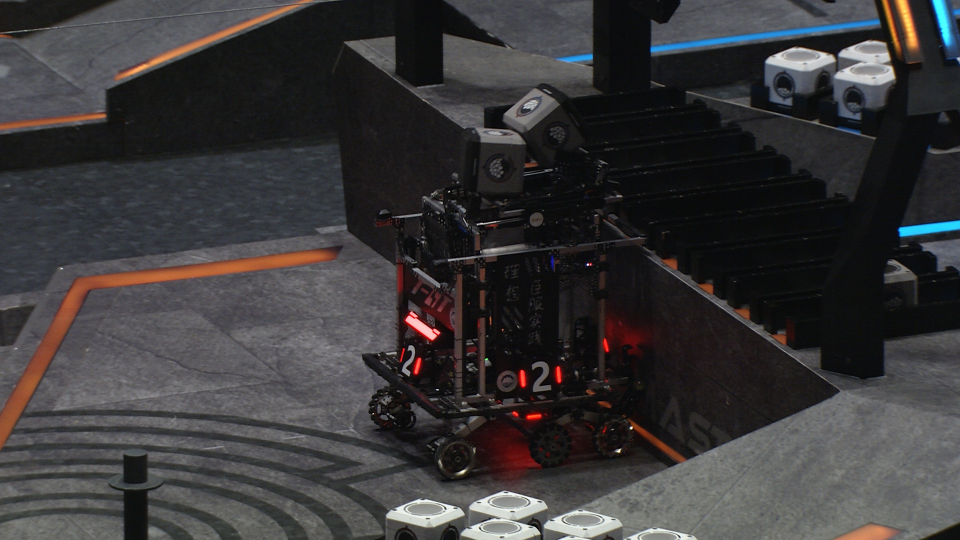
#> input picture RM_CV/images/img3.jpg, 1920 x 1080 px (shown at 1/2 size)
$ python main.py
#> lines starting #> are read from the running program, lines starting #| are printed output that depends on the picture; after the words box and inside, x2 and y2 are one past the last pixel; in counts of white or black regions, pixels touching at a corner belong together
#> further down, frame is the input picture: shape (1080, 1920, 3); mean B, G, R 57.1, 56.1, 58
### RM_CV/armor_detect.py


import cv2
import numpy as np
import argparse

import myFunc as mf
import colorList as cl

import digit_recognize as dr

# 自定义的常量
mask_size = 11
minArea = 30
minHWratio = 1
maxHWratio = 3
RED = 1
BLUE = 2

# 自定义的list
data_list_red = []  # 通过红色筛选后的轮廓
first_data_red = [] # 第一次筛选后的轮廓
second_data1_red = []   # 第二次筛选后的灯柱1
second_data2_red = []   # 第二次筛选后的灯柱2

data_list_blue = [] # 第一次通过蓝色筛选后的轮廓
first_data_blue = []
second_data1_blue = []
second_data2_blue = []

roi = []
paths = []

# TODO: Video 算法

def get_color(frame,color=RED):
#> called with color = 1
    if color == RED:
        print('go in get_red3')
        try:
            hsv = cv2.cvtColor(frame,cv2.COLOR_BGR2HSV)
#> hsv: shape (1080, 1920, 3); mean H, S, V 85.3, 36, 61.8
            gray = cv2.cvtColor(frame,cv2.COLOR_BGR2GRAY)
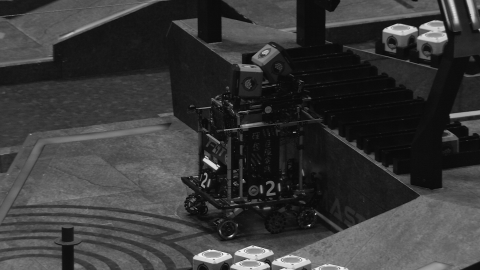
#> gray: shape (1080, 1920) (shown at 1/4 size); min 0, max 255, mean 56.8
            color_dict = cl.getColorList()
            mask = cv2.inRange(hsv,color_dict['red3'][0],color_dict['red3'][1])
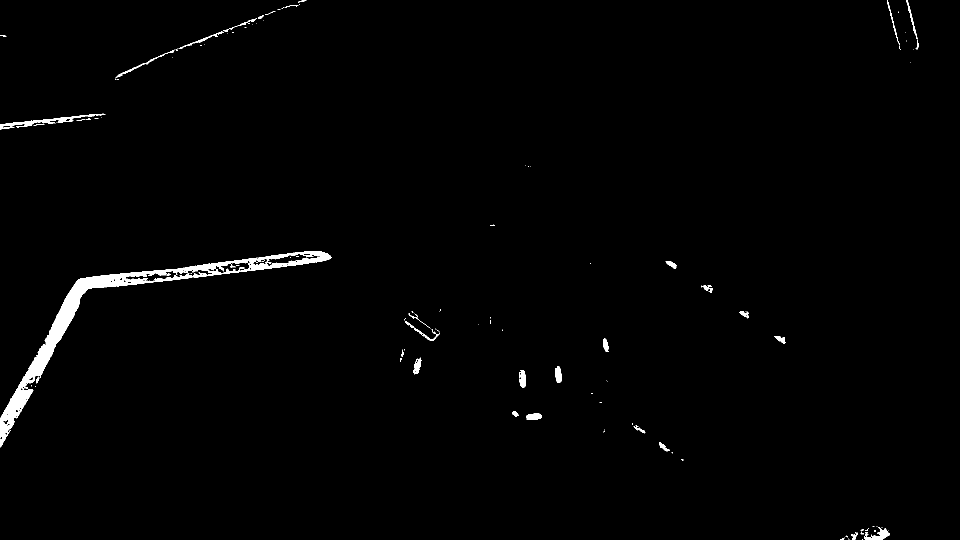
#> mask: shape (1080, 1920) (shown at 1/2 size); 1.2% white; 125 white regions (87 under 20 px), largest, box (x1, y1, x2, y2) and area: (0, 502, 664, 895) 17261, (0, 227, 211, 259) 1251, (1728, 1054, 1780, 1080) 588
            cv2.imwrite('red_mask.jpg',mask)
            blurred = cv2.medianBlur(mask,mask_size)
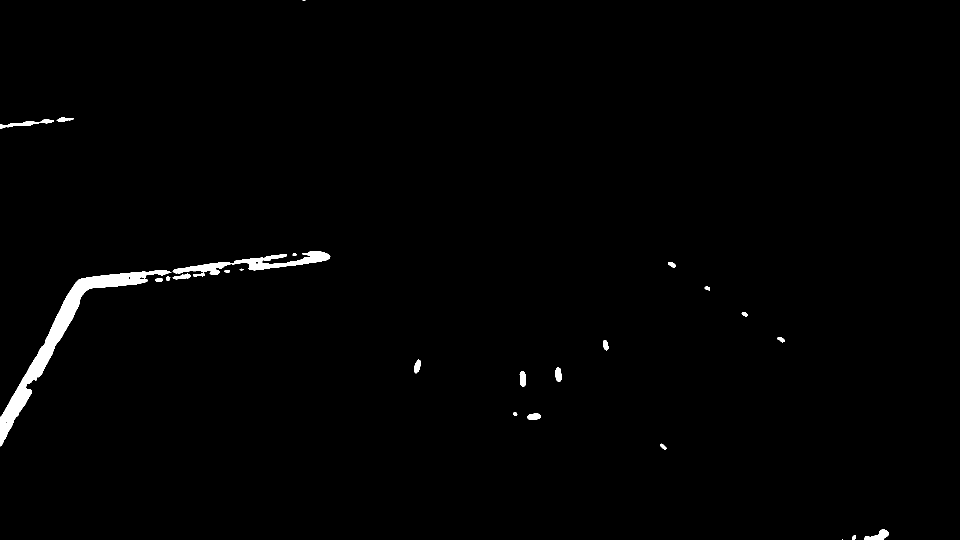
#> blurred: shape (1080, 1920) (shown at 1/2 size); 0.99% white; 25 white regions (2 under 20 px), largest, box (x1, y1, x2, y2) and area: (0, 540, 343, 893) 12452, (345, 502, 661, 554) 4306, (0, 238, 108, 258) 629
            cv2.imwrite('red_blurred.jpg',blurred)
            binary = cv2.threshold(blurred, 127, 255, cv2.THRESH_BINARY)[1]
            binary = cv2.dilate(binary,None,iterations=2)
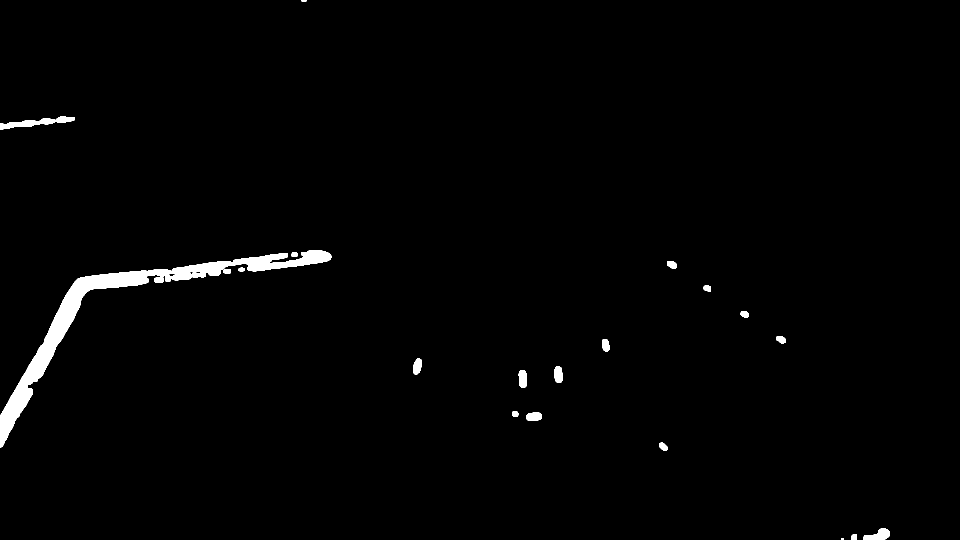
#> binary: shape (1080, 1920) (shown at 1/2 size); 1.4% white; 22 white regions (1 under 20 px)
            cv2.imwrite("red_binary.jpg",binary)
            return (hsv,gray,binary)
        except:
            print("there is no red elements")
            return (None,None,None)
    elif color == BLUE:
        try:
            print('go in get_blue2')
            hsv = cv2.cvtColor(frame,cv2.COLOR_BGR2HSV)
            gray = cv2.cvtColor(frame,cv2.COLOR_BGR2GRAY)
            color_dict = cl.getColorList()
            mask = cv2.inRange(hsv,color_dict['blue2'][0],color_dict['blue2'][1])
            cv2.imwrite('blue_mask.jpg',mask)
            blurred = cv2.medianBlur(mask,mask_size)
            cv2.imwrite('blue_blurred.jpg',blurred)
            binary = cv2.threshold(blurred, 127, 255, cv2.THRESH_BINARY)[1]
            binary = cv2.dilate(binary,None,iterations=2)
            cv2.imwrite("blue_binary.jpg",binary)
            return (hsv,gray,binary)
        except:
            print("there is no blue elements")
            return (None,None,None)
    else:
        print("Only Accept Red & Blue")


def detect_armor_red_image(frame,gray,binary):
    if gray is not None and binary is not None:
        img1 = frame.copy() #备份1
        img2 = frame.copy()
        (cnts, hierachy) = cv2.findContours(binary.copy(),cv2.RETR_EXTERNAL,cv2.CHAIN_APPROX_SIMPLE)
#> cnts = 22 contours, 1 with area under 20; largest, box (x1, y1, x2, y2) and area: (0, 500, 663, 895) 21482, (0, 236, 110, 260) 1046, (1726, 1057, 1780, 1080) 711, (1037, 740, 1054, 776) 476, (1109, 733, 1125, 766) 430
        amount = len(cnts)
#> amount = 22
        print("contours amount:",amount)
#| contours amount: 22
        if amount > 0:
            print("-----found------")
            for i, cnt in enumerate(cnts):
                data_dict = dict()
                # print("contour",contour)
                area = cv2.contourArea(cnt)
                rect = cv2.minAreaRect(cnt) # consider the rotational rectangle
                # 函数 cv2.minAreaRect() 返回一个Box2D结构 rect：（最小外接矩形的中心（x，y），（宽度，高度），旋转角度）。
                #分别对应于返回值：(rect[0][0],  rect[0][1]),  (rect[1][0],  rect[1][1]),  rect[2]
                rx, ry = rect[0]
                rw, rh = rect[1]
                zeta = rect[2]

                coor = cv2.boxPoints(rect)    #获取最小外接矩形的四个顶点 左上，右上，右下，左下
                box = np.int0(coor)            # box 包含四个顶点，用int0是把他们都整数化
                # print(rect) # (951.5, 953.5), (7.0, 11.0), 90.0) 格式
                cv2.drawContours(img1,[box],0,(0,0,255),2)  # 第一个参数是InputOutput

                x1 = box[0][0]
                y1 = box[0][1]
                x2 = box[1][0]
                y2 = box[1][1]
                x3 = box[2][0]
                y3 = box[2][1]
                x4 = box[3][0]
                y4 = box[3][1]

                data_dict["area"] = area
                data_dict["rx"] = rx
                data_dict["ry"] = ry
                data_dict["rw"] = rh
                data_dict["rh"] = rw        # 注意 我这里把rw和rh互换了， 主要是为了对应物理意义
                data_dict["zeta"] = zeta
                data_dict["x1"] = x1
                data_dict["y1"] = y1
                data_dict["x2"] = x2
                data_dict["y2"] = y2
                data_dict["x3"] = x3
                data_dict["y3"] = y3
                data_dict["x4"] = x4
                data_dict["y4"] = y4
                data_dict["four_points"] = box
                data_list_red.append(data_dict)
#> this loop made 22 passes
#> (area, rx, ry, rw, rh, zeta, x1, y1) on passes 2, 3, 5, 6, 7, 8, 9, 10: (103.5, 1708, 1073.5, 11, 10, -90, 1713, 1079), (711, 1752.5, 1068, 22, 53, -90, 1779, 1079), (426, 1067.5, 833, 16, 31, -90, 1083, 841), (108, 1030.5, 827.5, 11, 11, -90, 1036, 833), (475.5, 1045.3, 757.5, 15.8, 35.35, -3.37, 1038, 775), (429.5, 1116.5, 749, 32, 15, -90, 1124, 765), (397, 834.8, 732.6, 31.78, 16.12, -84.81, 841, 749), (284, 1211, 690, 24, 14, -90, 1218, 702)
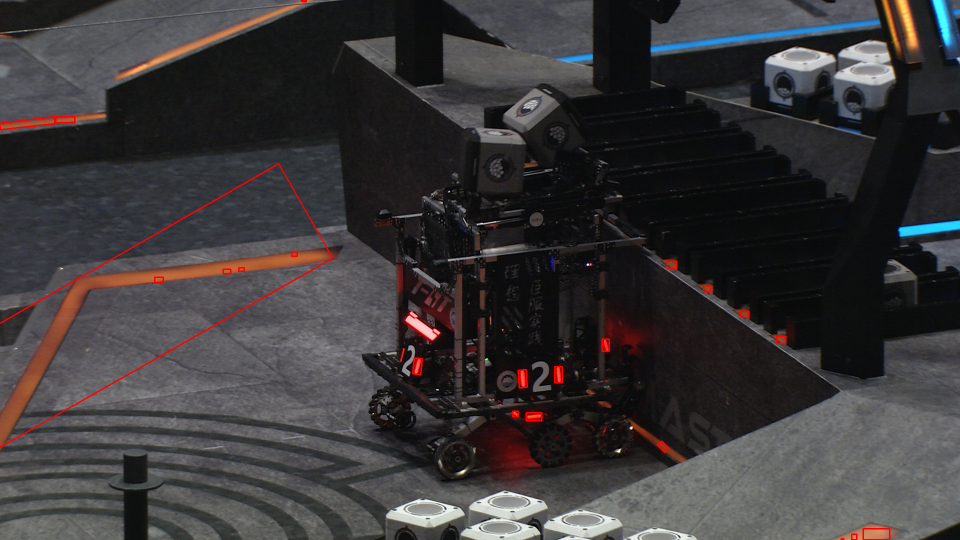
#> img1: shape (1080, 1920, 3) (shown at 1/2 size); 0.43% of pixels changed, all inside (x1, y1, x2, y2) = (0, 0, 1781, 1080)
#> after the loop, data_list_red = 22 items
            print("data_list_red",len(data_list_red))
#| data_list_red 22
#> (the rest of the program and of its run is left out)
